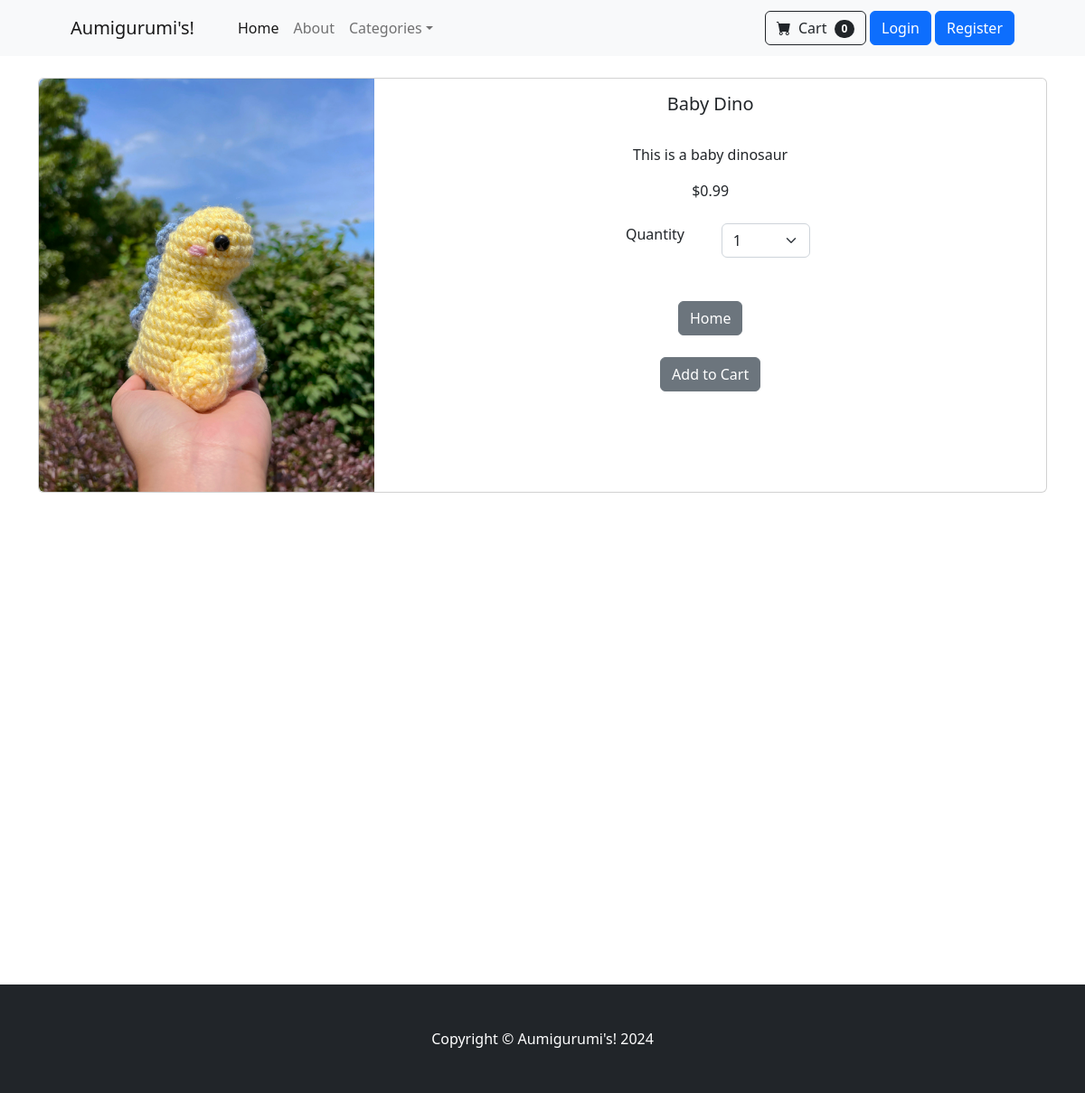
/product/2, run on an earlier commit of the app's database.
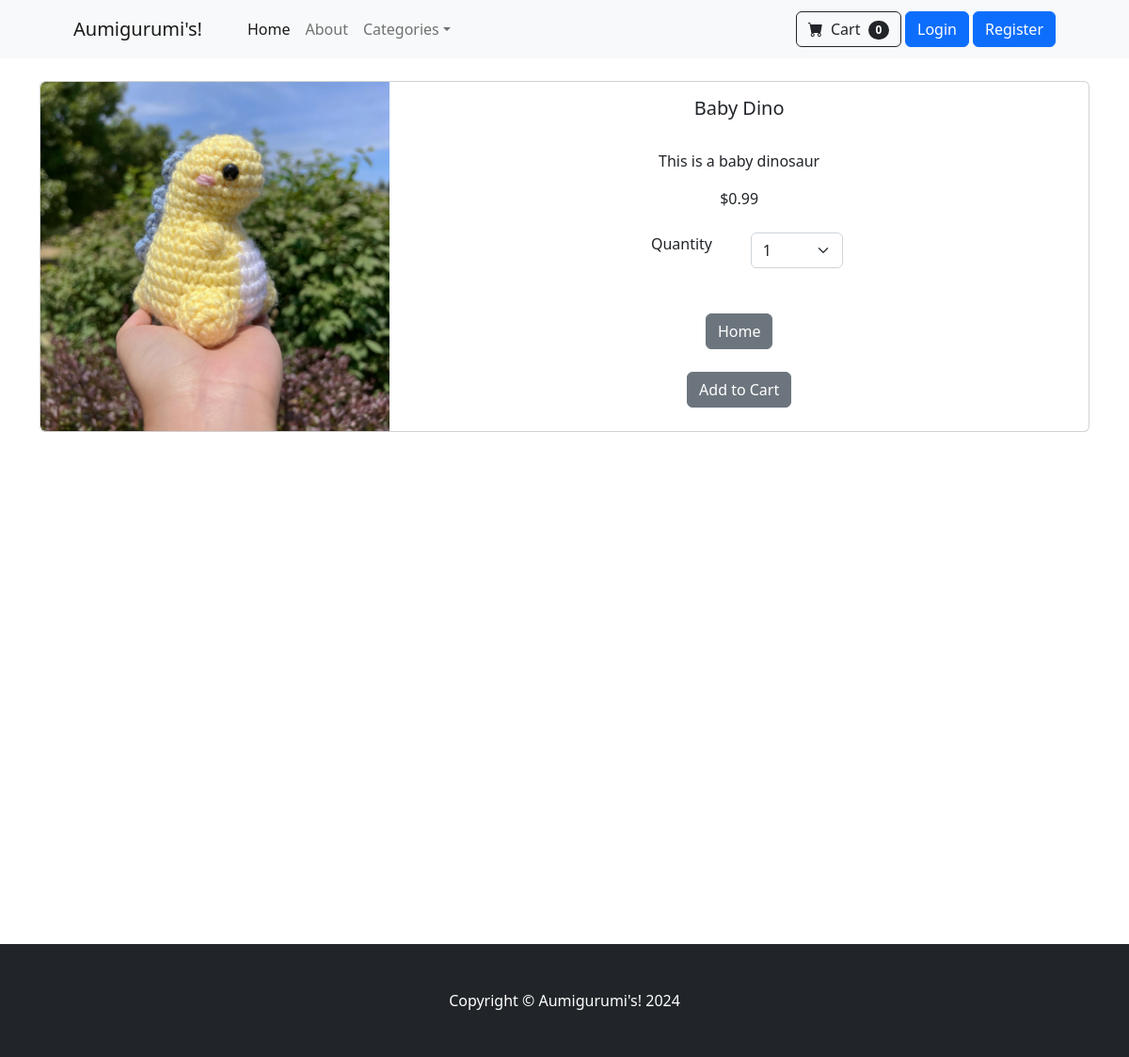
And on a later commit of the database.
### store/models.py (models this page shows, shortened)
class Product(models.Model):
    name = models.CharField(max_length=100)
    price = models.DecimalField(default=0, decimal_places=2, max_digits=6)
    category = models.ForeignKey(Category, on_delete=models.CASCADE, default=1)
    description = models.CharField(max_length=250, default='', blank=True, null=True)
    image = models.ImageField(upload_to='uploads/products/')
    is_sale = models.BooleanField(default=False)
    sale_price = models.DecimalField(default=0, decimal_places=2, max_digits=6)

### store/views.py (the view)
# urls.py: path('product/<int:pk>', views.product, name='product'),
def product(request,pk):
	product = Product.objects.get(id=pk)
	return render(request, 'product.html', {'product':product})

### cart/cart.py (called while the page is built)
    def __len__(self):
        return len(self.cart)

### cart/context_processors.py (called while the page is built)
def cart(request):
    return {'cart': Cart(request)}

### store/templates/product.html (shortened to what this page needs)
{% extends 'base.html' %}
{% block content %}
<br/>
    <div class="container">
        <div class="card mb-3">
            <div class="row g-0">
                <div class="col-md-4">
                    <img src="{{ product.image.url }}" class="img-fluid rounded-start" alt=" ... ">
                </div>
                <div class="col-md-8">
                    <div class="card-body">
                        <center>
                        <h5 class="card-title">{{ product.name }}</h5>
                            <br/>
                            <p class="card-text">{{ product.description }}</p>
                            {% if product.is_sale %}
                            <div class="d-flex justify-content-center small text-warning mb-2">
                                    <div class="bi-star-fill"></div>
                                    &nbsp;&nbsp;Sale!&nbsp;&nbsp;
                                    <div class="bi-star-fill"></div>
                                    </div>
                                    <strike>
                                    ${{ product.price }}
                                    </strike>
                                    &nbsp;
                                    ${{ product.sale_price }}
                            {% else %}
                                ${{ product.price }}
                            {% endif %}
                            <br/><br/>
                            <div class="row justify-content-center">
                                <div class="col-md-2">Quantity</div>
                                <div class="col-md-2">
                                    <select class="form-select" id="qty-cart">
                                        <option>1</option>
                                    </select>
                                </div>
                            </div>
                            <br/><br/>
                            <a href="{% url 'home'%}" class="btn btn-secondary">Home</a>
                            <br/><br/>
                            <button type="button" value="{{product.id}}" class="btn btn-secondary" id="add-cart">Add to Cart</button>
                        </center>
                    </div>
                </div>
            </div>
        </div>
    </div>
<br/><br/><br/><br/><br/><br/><br/><br/><br/><br/><br/><br/><br/><br/><br/><br/><br/><br/><br/><br/><br/><br/>
{% endblock %}

What changed in the data, as far as the page shows it:
changed Product "Baby Dino": image: a different picture
